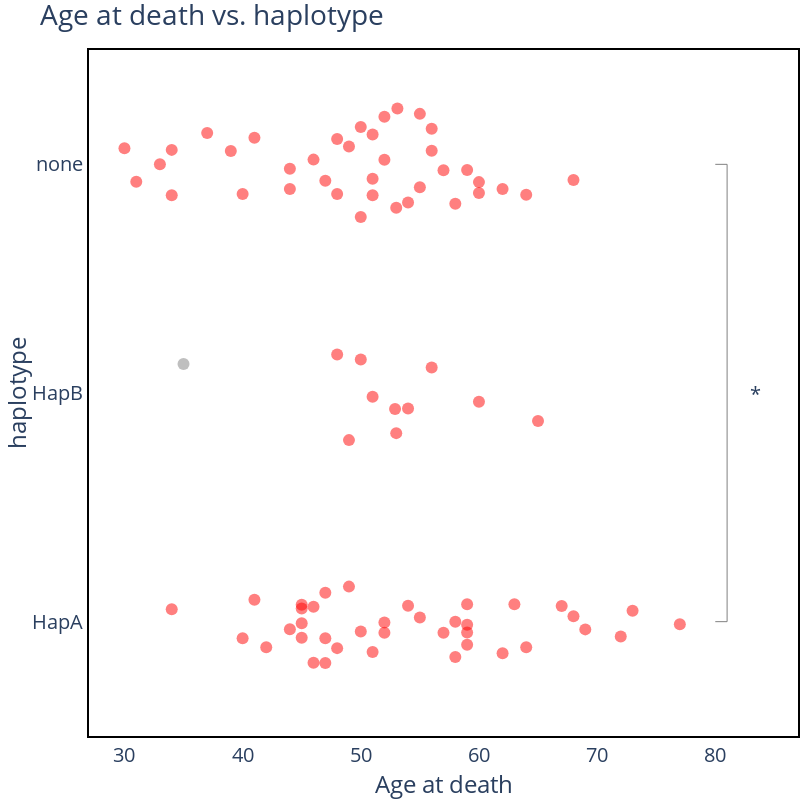

Here is the notebook cell this chart was saved with:
### Code cell
age_strip_plot("AGEATDEATH")

### Figure 1 — Plotly figure (JSON) as saved in the notebook; plotly's stock layout.template omitted (floating-point values rounded to 4 significant figures)
{"data": [{"alignmentgroup": "True", "boxpoints": "all", "customdata": [["rr_NA21_285"], ["rr_NA01_027"], ["rr_NA09_238"], ["rr_NA14_199"], ["rr_UNSW2220"], ["rr_NA19_309"], ["rr_QSBB51_18"], ["rr_NA23_161"], ["rr_A02_164"], ["rr_PIDN17760"], ["rr_Pt_3303"], ["rr_LN_C12_07006"], ["rr_UBC66_1"], ["rr_PIDN12322"], ["rr_RNBC-22_16"], ["rr_NP18739"], ["rr_PIDN6543"], ["rr_PIDN9402"], ["rr_UP101220"], ["rr_UNSW22478"], ["rr_NA23_005"], ["rr_FTD196_1"], ["rr_NA19_291"], ["rr_UNSW2185"], ["rr_NHB18_068"], ["rr_NHB15_114"], ["rr_IB5534"], ["rr_NHB14_059"], ["rr_NHB05_082"], ["rr_CW05_004"], ["rr_KCLA156_17"], ["rr_NHB05_059"], ["rr_KULA_23717"], ["rr_NHB03_018"], ["rr_EMC2013_098"], ["rr_X5817"], ["rr_EMC13_65"], ["rr_KULA_22549"], ["rr_PIDN738"], ["rr_PIDN106"], ["rr_UCL2783"], ["rr_RZ462"], ["rr_R556"], ["rr_FTD397_1"], ["rr_A15-074"], ["rr_NHB95_041"], ["rr_KCLA311_98"], ["rr_RZ257"], ["rr_Pt_8482"], ["rr_NA22_365"], ["rr_2021_017"], ["rr_QSBB81_17"], ["rr_2132"], ["rr_LN_N00_1835"], ["rr_E13_56"], ["rr_LN_C14_36644"], ["rr_LN_C10_25594"], ["rr_NP43508"], ["rr_UNSW22488"], ["rr_Ro_AH11.2"], ["rr_2T7T4"], ["rr_CW00_009"], ["rr_NHB16_047"], ["rr_NHB94_068"], ["rr_IB6387"], ["rr_KCLA061_16"], ["rr_KULA_24063"], ["rr_Muk49"], ["rr_7965"], ["rr_NA20_415"], ["rr_NA22_425"], ["rr_NA22_197"], ["rr_NRA22654"], ["rr_A06_120"], ["rr_UCL12461"], ["rr_UCL1506"], ["rr_UCL19247"], ["rr_NHB15_065"], ["rr_VA05_109"], ["rr_X5929"], ["rr_PIDN1734"], ["rr_PIDN19525"], ["rr_PIDN2662"], ["rr_PIDN3794"], ["rr_A17_05"], ["rr_2005_044"]], "fillcolor": "rgba(255,255,255,0)", "hoveron": "points", "hovertemplate": "issue=N<br>Age at death=%{x}<br>haplotype=%{y}<br>Gentli_ID=%{customdata[0]}<extra></extra>", "jitter": 1, "legendgroup": "N", "line": {"color": "rgba(255,255,255,0)"}, "marker": {"color": "red", "opacity": 0.5, "size": 12}, "name": "N", "offsetgroup": "N", "orientation": "h", "pointpos": 0, "showlegend": true, "type": "box", "x": [73, 42, 58, 45, 59, 49, 67, 44, 64, 72, 59, 54, 52, 63, 59, 52, 55, 47, 51, 62, 57, 69, 45, 68, 59, 77, 34, 46, 46, 48, 40, 41, 45, 45, 50, 58, 47, 47, 48, 56, 51, 54, 49, 52.9, 53, 60, 65, 50, 62, 48, 30, 59, 68, 34, 31, 55, 44, 60, 39, 50, 40, 56, 54, 58, 55, 53, 46, 33, 53.1, 64, 56, 48, 50, 41, 52, 60, 51, 52, 49, 44, 57, 34, 51, 37, 47, 51], "x0": " ", "xaxis": "x", "y": ["HapA", "HapA", "HapA", "HapA", "HapA", "HapA", "HapA", "HapA", "HapA", "HapA", "HapA", "HapA", "HapA", "HapA", "HapA", "HapA", "HapA", "HapA", "HapA", "HapA", "HapA", "HapA", "HapA", "HapA", "HapA", "HapA", "HapA", "HapA", "HapA", "HapA", "HapA", "HapA", "HapA", "HapA", "HapA", "HapA", "HapA", "HapA", "HapB", "HapB", "HapB", "HapB", "HapB", "HapB", "HapB", "HapB", "HapB", "HapB", "none", "none", "none", "none", "none", "none", "none", "none", "none", "none", "none", "none", "none", "none", "none", "none", "none", "none", "none", "none", "none", "none", "none", "none", "none", "none", "none", "none", "none", "none", "none", "none", "none", "none", "none", "none", "none", "none"], "y0": " ", "yaxis": "y"}, {"alignmentgroup": "True", "boxpoints": "all", "customdata": [["rr_PIDN4463"]], "fillcolor": "rgba(255,255,255,0)", "hoveron": "points", "hovertemplate": "issue=Y<br>Age at death=%{x}<br>haplotype=%{y}<br>Gentli_ID=%{customdata[0]}<extra></extra>", "jitter": 1, "legendgroup": "Y", "line": {"color": "rgba(255,255,255,0)"}, "marker": {"color": "grey", "opacity": 0.5, "size": 12}, "name": "Y", "offsetgroup": "Y", "orientation": "h", "pointpos": 0, "showlegend": true, "type": "box", "x": [35], "x0": " ", "xaxis": "x", "y": ["HapB"], "y0": " ", "yaxis": "y"}, {"line": {"color": "grey", "width": 1}, "mode": "lines", "showlegend": false, "type": "scatter", "x": [80, 81, 81, 80], "y": ["none", "none", "HapA", "HapA"]}], "layout": {"annotations": [{"font": {"size": 20}, "showarrow": false, "text": "*", "x": 0.95, "xref": "paper", "y": 0.5, "yref": "paper"}], "boxmode": "overlay", "font": {"size": 20}, "height": 800, "legend": {"title": {"text": "issue"}, "tracegroupgap": 0}, "margin": {"b": 0, "l": 0, "r": 0, "t": 50}, "plot_bgcolor": "rgba(0, 0, 0, 0)", "showlegend": false, "title": {"text": "Age at death vs. haplotype"}, "width": 800, "xaxis": {"anchor": "y", "domain": [0, 1], "linecolor": "black", "linewidth": 2, "mirror": true, "range": [27, 87], "showline": true, "title": {"text": "Age at death"}}, "yaxis": {"anchor": "x", "domain": [0, 1], "linecolor": "black", "linewidth": 2, "mirror": true, "showline": true, "title": {"text": "haplotype"}}}}
